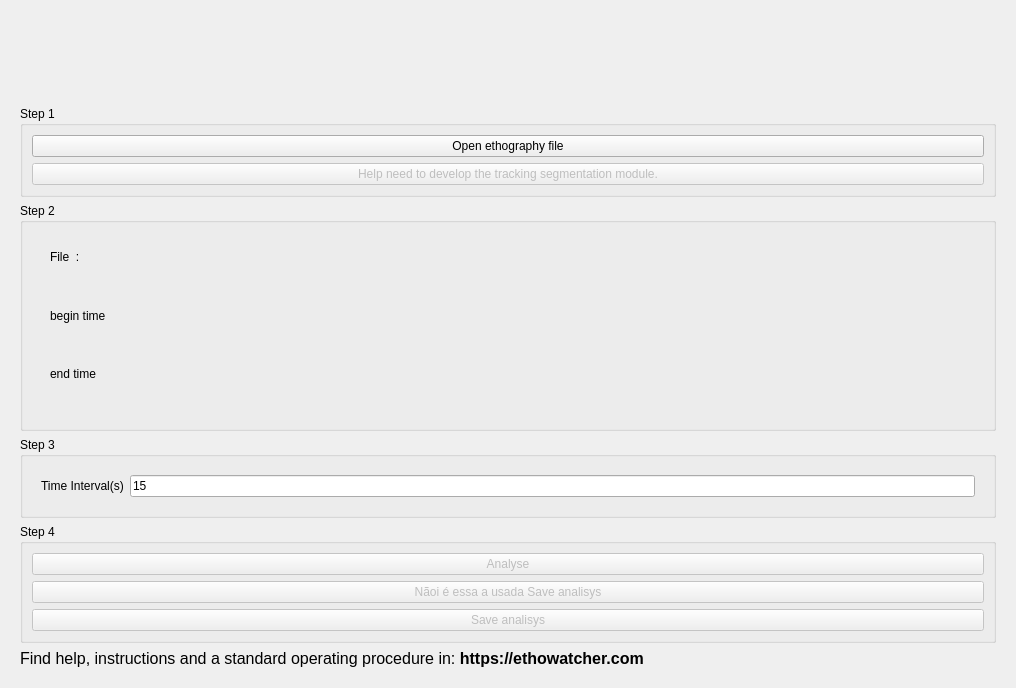
<?xml version="1.0" encoding="UTF-8"?>
<ui version="4.0">
 <class>telaSegementacao</class>
 <widget class="QWidget" name="telaSegementacao">
  <property name="geometry">
   <rect>
    <x>0</x>
    <y>0</y>
    <width>1016</width>
    <height>666</height>
   </rect>
  </property>
  <property name="windowTitle">
   <string>Time segmentation</string>
  </property>
  <layout class="QVBoxLayout" name="verticalLayout_26">
   <item>
    <widget class="QStackedWidget" name="stackedWidget">
     <property name="currentIndex">
      <number>1</number>
     </property>
     <widget class="QWidget" name="page">
      <layout class="QVBoxLayout" name="verticalLayout_19">
       <item>
        <widget class="QGroupBox" name="groupBox_4">
         <property name="title">
          <string>GroupBox</string>
         </property>
         <layout class="QVBoxLayout" name="verticalLayout_22">
          <item>
           <widget class="QStackedWidget" name="swToTotal">
            <property name="enabled">
             <bool>true</bool>
            </property>
            <property name="autoFillBackground">
             <bool>true</bool>
            </property>
            <property name="currentIndex">
             <number>1</number>
            </property>
            <widget class="QWidget" name="page_3">
             <widget class="QWidget" name="widHetero" native="true">
              <property name="enabled">
               <bool>false</bool>
              </property>
              <property name="geometry">
               <rect>
                <x>20</x>
                <y>10</y>
                <width>431</width>
                <height>491</height>
               </rect>
              </property>
              <layout class="QVBoxLayout" name="verticalLayout_12">
               <item>
                <widget class="QScrollArea" name="scrollArea">
                 <property name="widgetResizable">
                  <bool>true</bool>
                 </property>
                 <widget class="QWidget" name="scrollAreaWidgetContents">
                  <property name="geometry">
                   <rect>
                    <x>0</x>
                    <y>0</y>
                    <width>411</width>
                    <height>424</height>
                   </rect>
                  </property>
                  <layout class="QVBoxLayout" name="verticalLayout_8">
                   <item>
                    <widget class="QWidget" name="widget_2" native="true">
                     <layout class="QVBoxLayout" name="verticalLayout_11">
                      <item>
                       <layout class="QHBoxLayout" name="horizontalLayout_2">
                        <item>
                         <widget class="QWidget" name="wTotal" native="true">
                          <layout class="QVBoxLayout" name="verticalLayout_9">
                           <item>
                            <layout class="QVBoxLayout" name="verticalLayout_5">
                             <item>
                              <widget class="QWidget" name="widget_3" native="true">
                               <layout class="QVBoxLayout" name="verticalLayout_4">
                                <item>
                                 <widget class="QLabel" name="label_2">
                                  <property name="text">
                                   <string>Segmentation number</string>
                                  </property>
                                 </widget>
                                </item>
                               </layout>
                              </widget>
                             </item>
                             <item>
                              <widget class="QWidget" name="wLblSeg" native="true"/>
                             </item>
                             <item>
                              <spacer name="verticalSpacer">
                               <property name="orientation">
                                <enum>Qt::Vertical</enum>
                               </property>
                               <property name="sizeHint" stdset="0">
                                <size>
                                 <width>20</width>
                                 <height>40</height>
                                </size>
                               </property>
                              </spacer>
                             </item>
                            </layout>
                           </item>
                          </layout>
                         </widget>
                        </item>
                        <item>
                         <widget class="QWidget" name="wLE" native="true">
                          <layout class="QVBoxLayout" name="verticalLayout_2">
                           <item>
                            <layout class="QVBoxLayout" name="verticalLayout_6">
                             <item>
                              <widget class="QWidget" name="widget_4" native="true">
                               <layout class="QVBoxLayout" name="verticalLayout">
                                <item>
                                 <widget class="QLabel" name="label_3">
                                  <property name="text">
                                   <string>Begin (frame)</string>
                                  </property>
                                 </widget>
                                </item>
                               </layout>
                              </widget>
                             </item>
                             <item>
                              <widget class="QWidget" name="wLeInicio" native="true"/>
                             </item>
                             <item>
                              <spacer name="verticalSpacer_2">
                               <property name="orientation">
                                <enum>Qt::Vertical</enum>
                               </property>
                               <property name="sizeHint" stdset="0">
                                <size>
                                 <width>20</width>
                                 <height>40</height>
                                </size>
                               </property>
                              </spacer>
                             </item>
                            </layout>
                           </item>
                          </layout>
                         </widget>
                        </item>
                        <item>
                         <widget class="QWidget" name="widget" native="true">
                          <layout class="QVBoxLayout" name="verticalLayout_10">
                           <item>
                            <layout class="QVBoxLayout" name="verticalLayout_7">
                             <item>
                              <widget class="QWidget" name="widget_5" native="true">
                               <layout class="QVBoxLayout" name="verticalLayout_3">
                                <item>
                                 <widget class="QLabel" name="label_4">
                                  <property name="text">
                                   <string>End(frame)</string>
                                  </property>
                                 </widget>
                                </item>
                               </layout>
                              </widget>
                             </item>
                             <item>
                              <widget class="QWidget" name="wLeFim" native="true"/>
                             </item>
                             <item>
                              <spacer name="verticalSpacer_3">
                               <property name="orientation">
                                <enum>Qt::Vertical</enum>
                               </property>
                               <property name="sizeHint" stdset="0">
                                <size>
                                 <width>20</width>
                                 <height>40</height>
                                </size>
                               </property>
                              </spacer>
                             </item>
                            </layout>
                           </item>
                          </layout>
                         </widget>
                        </item>
                       </layout>
                      </item>
                     </layout>
                    </widget>
                   </item>
                  </layout>
                 </widget>
                </widget>
               </item>
               <item>
                <widget class="QWidget" name="widget_7" native="true">
                 <layout class="QHBoxLayout" name="horizontalLayout">
                  <item>
                   <widget class="QPushButton" name="pbTotaAdd">
                    <property name="enabled">
                     <bool>false</bool>
                    </property>
                    <property name="text">
                     <string>Adicionar Segmentação</string>
                    </property>
                   </widget>
                  </item>
                  <item>
                   <spacer name="horizontalSpacer">
                    <property name="orientation">
                     <enum>Qt::Horizontal</enum>
                    </property>
                    <property name="sizeHint" stdset="0">
                     <size>
                      <width>40</width>
                      <height>20</height>
                     </size>
                    </property>
                   </spacer>
                  </item>
                 </layout>
                </widget>
               </item>
              </layout>
             </widget>
             <widget class="QCheckBox" name="chbHomo">
              <property name="geometry">
               <rect>
                <x>280</x>
                <y>510</y>
                <width>191</width>
                <height>17</height>
               </rect>
              </property>
              <property name="text">
               <string>homogeneus time sementation</string>
              </property>
              <property name="checked">
               <bool>true</bool>
              </property>
             </widget>
             <widget class="QCheckBox" name="chbHetero">
              <property name="geometry">
               <rect>
                <x>20</x>
                <y>510</y>
                <width>191</width>
                <height>17</height>
               </rect>
              </property>
              <property name="text">
               <string>heterogeneous time segmentation</string>
              </property>
             </widget>
            </widget>
            <widget class="QWidget" name="page_4">
             <layout class="QVBoxLayout" name="verticalLayout_21">
              <item>
               <widget class="QScrollArea" name="scrollArea_2">
                <property name="widgetResizable">
                 <bool>true</bool>
                </property>
                <widget class="QWidget" name="scrollAreaWidgetContents_2">
                 <property name="geometry">
                  <rect>
                   <x>0</x>
                   <y>0</y>
                   <width>940</width>
                   <height>577</height>
                  </rect>
                 </property>
                 <layout class="QVBoxLayout" name="verticalLayout_13">
                  <item>
                   <widget class="QScrollArea" name="scrollArea_3">
                    <property name="widgetResizable">
                     <bool>true</bool>
                    </property>
                    <widget class="QWidget" name="scrollAreaWidgetContents_3">
                     <property name="geometry">
                      <rect>
                       <x>0</x>
                       <y>0</y>
                       <width>920</width>
                       <height>557</height>
                      </rect>
                     </property>
                     <layout class="QVBoxLayout" name="verticalLayout_14">
                      <item>
                       <widget class="QWidget" name="wTabTotal" native="true"/>
                      </item>
                     </layout>
                    </widget>
                   </widget>
                  </item>
                 </layout>
                </widget>
               </widget>
              </item>
             </layout>
            </widget>
           </widget>
          </item>
         </layout>
        </widget>
       </item>
      </layout>
     </widget>
     <widget class="QWidget" name="page_2">
      <layout class="QVBoxLayout" name="verticalLayout_25">
       <item>
        <widget class="QLabel" name="label_5">
         <property name="minimumSize">
          <size>
           <width>500</width>
           <height>80</height>
          </size>
         </property>
         <property name="maximumSize">
          <size>
           <width>500</width>
           <height>80</height>
          </size>
         </property>
         <property name="text">
          <string/>
         </property>
         <property name="pixmap">
          <pixmap resource="resourcefile.qrc">:/icons/logo_ethowatcher.png</pixmap>
         </property>
         <property name="scaledContents">
          <bool>true</bool>
         </property>
        </widget>
       </item>
       <item>
        <widget class="QGroupBox" name="groupBox_2">
         <property name="title">
          <string>Step 1</string>
         </property>
         <layout class="QVBoxLayout" name="verticalLayout_23">
          <item>
           <widget class="QPushButton" name="pbCaTotalSe">
            <property name="text">
             <string>Open ethography file</string>
            </property>
           </widget>
          </item>
          <item>
           <widget class="QPushButton" name="pbTCCMfile">
            <property name="enabled">
             <bool>false</bool>
            </property>
            <property name="text">
             <string>Help need to develop the tracking segmentation module.</string>
            </property>
           </widget>
          </item>
         </layout>
        </widget>
       </item>
       <item>
        <widget class="QGroupBox" name="groupBox_3">
         <property name="title">
          <string>Step 2</string>
         </property>
         <layout class="QVBoxLayout" name="verticalLayout_27">
          <item>
           <widget class="QWidget" name="widget_8" native="true">
            <layout class="QVBoxLayout" name="verticalLayout_18">
             <item>
              <widget class="QWidget" name="widget_9" native="true">
               <layout class="QVBoxLayout" name="verticalLayout_15">
                <item>
                 <widget class="QLabel" name="lblFrameNome_2">
                  <property name="text">
                   <string>File  :</string>
                  </property>
                 </widget>
                </item>
                <item>
                 <widget class="QLabel" name="lblFrameNome">
                  <property name="text">
                   <string/>
                  </property>
                 </widget>
                </item>
               </layout>
              </widget>
             </item>
             <item>
              <widget class="QWidget" name="widget_10" native="true">
               <layout class="QVBoxLayout" name="verticalLayout_16">
                <item>
                 <widget class="QLabel" name="lblFrameNome_3">
                  <property name="minimumSize">
                   <size>
                    <width>200</width>
                    <height>15</height>
                   </size>
                  </property>
                  <property name="text">
                   <string>begin time</string>
                  </property>
                 </widget>
                </item>
                <item>
                 <widget class="QLabel" name="lblFrameInicial">
                  <property name="text">
                   <string/>
                  </property>
                 </widget>
                </item>
               </layout>
              </widget>
             </item>
             <item>
              <widget class="QWidget" name="widget_11" native="true">
               <layout class="QVBoxLayout" name="verticalLayout_17">
                <item>
                 <widget class="QLabel" name="lblFrameNome_5">
                  <property name="text">
                   <string>end time</string>
                  </property>
                 </widget>
                </item>
                <item>
                 <widget class="QLabel" name="lblFrameFinal">
                  <property name="text">
                   <string/>
                  </property>
                 </widget>
                </item>
               </layout>
              </widget>
             </item>
            </layout>
           </widget>
          </item>
         </layout>
        </widget>
       </item>
       <item>
        <widget class="QGroupBox" name="groupBox_5">
         <property name="title">
          <string>Step 3</string>
         </property>
         <layout class="QVBoxLayout" name="verticalLayout_20">
          <item>
           <widget class="QWidget" name="widHomo" native="true">
            <property name="enabled">
             <bool>true</bool>
            </property>
            <layout class="QHBoxLayout" name="horizontalLayout_3">
             <item>
              <widget class="QLabel" name="label">
               <property name="text">
                <string>Time Interval(s)</string>
               </property>
              </widget>
             </item>
             <item>
              <widget class="QLineEdit" name="lieTime">
               <property name="text">
                <string>15</string>
               </property>
              </widget>
             </item>
            </layout>
           </widget>
          </item>
         </layout>
        </widget>
       </item>
       <item>
        <widget class="QGroupBox" name="groupBox_6">
         <property name="title">
          <string>Step 4</string>
         </property>
         <layout class="QVBoxLayout" name="verticalLayout_24">
          <item>
           <widget class="QPushButton" name="pbTotalRes">
            <property name="enabled">
             <bool>false</bool>
            </property>
            <property name="text">
             <string>Analyse</string>
            </property>
           </widget>
          </item>
          <item>
           <widget class="QPushButton" name="pbGravarTCCM">
            <property name="enabled">
             <bool>false</bool>
            </property>
            <property name="text">
             <string>Nãoi é essa a usada Save analisys</string>
            </property>
           </widget>
          </item>
          <item>
           <widget class="QPushButton" name="pbTotGravar">
            <property name="enabled">
             <bool>false</bool>
            </property>
            <property name="text">
             <string>Save analisys</string>
            </property>
           </widget>
          </item>
         </layout>
        </widget>
       </item>
       <item>
        <widget class="QLabel" name="label_7">
         <property name="text">
          <string>&lt;html&gt;&lt;head/&gt;&lt;body&gt;&lt;p&gt;&lt;span style=&quot; font-family:'Calibri'; font-size:12pt; color:#000000;&quot;&gt;Find help, instructions and a standard operating procedure in&lt;/span&gt;&lt;span style=&quot; font-size:12pt;&quot;&gt;: &lt;/span&gt;&lt;span style=&quot; font-size:12pt; font-weight:600;&quot;&gt;https://ethowatcher.com&lt;/span&gt;&lt;/p&gt;&lt;/body&gt;&lt;/html&gt;</string>
         </property>
        </widget>
       </item>
      </layout>
     </widget>
    </widget>
   </item>
  </layout>
 </widget>
 <resources>
  <include location="resourcefile.qrc"/>
 </resources>
 <connections/>
</ui>
